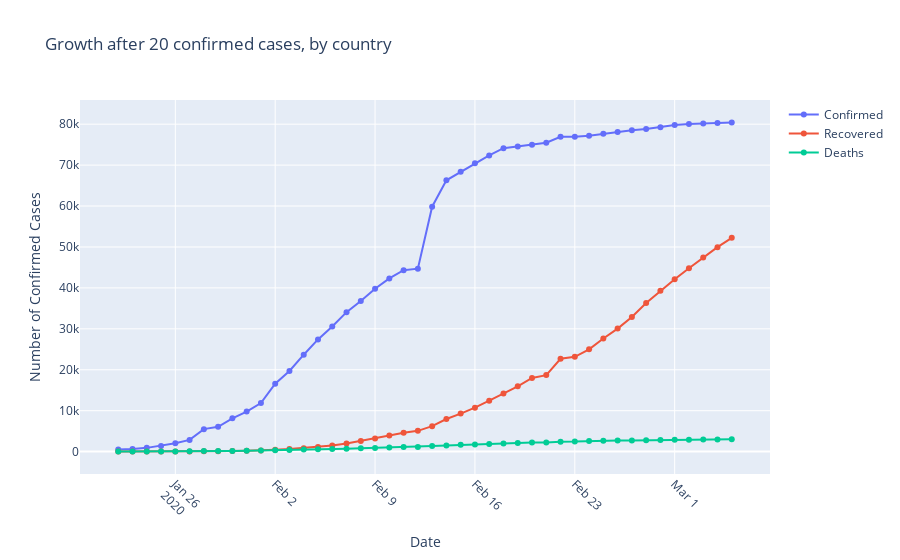

The cell this chart's notebook holds for it:
### Code cell
# Compare China's confirmed cases, recovered cases, and deaths 

pairs = {
    "Confirmed" : outbreak_countries,
    "Recovered": recovered,
    "Deaths": deaths
}

fig = go.Figure()
for key in pairs:
    y = pairs[key]["Mainland China"]
    t = toTimeSeries(pairs[key]["Mainland China"].index)
    fig.add_trace(go.Scatter(x=t,y=y, mode='lines+markers',name=key))
fig.update_layout(title="Growth after 20 confirmed cases, by country", xaxis_title='Date',yaxis_title='Number of Confirmed Cases',xaxis=dict(tickangle=45))
fig.show()
